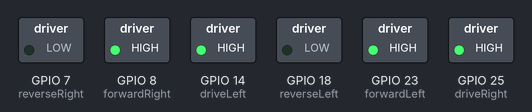
The program below on a simulated Raspberry Pi (BCM pin numbers). Shown: switched loads named in the program (green lamp = pin HIGH). At 40.0 s the program stops and its outputs stay as they are.

Above: at 0.1 s.
At 5.1 s:
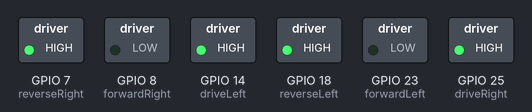
At 10.1 s:
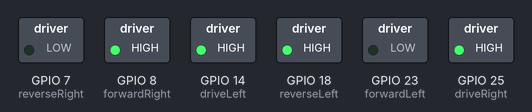
At 20.1 s:
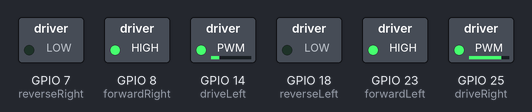
At 30.1 s:
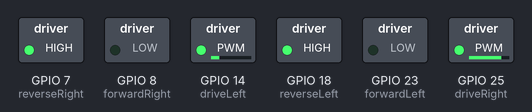
At 40.1 s:
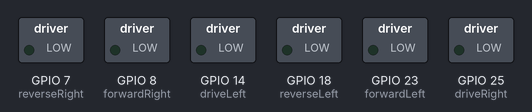
Timing chart, 0 to 41.5 s (numbered marks = the images above):
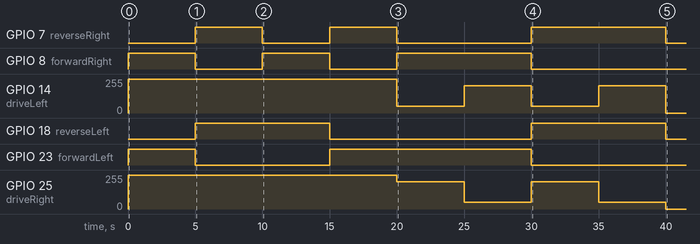

The program:

testPWM.py
```python
#!/usr/bin/env python3

"""
File: skidsteer_two_pwm_test.py

This code will test Raspberry Pi GPIO PWM on four GPIO
pins. The code test ran with L298N H-Bridge driver module connected.

Website:	www.bluetin.io
Date:		27/11/2017
"""

__author__ = "Mark Heywood"
__version__ = "0.1.0"
__license__ = "MIT"

from gpiozero import PWMOutputDevice
from gpiozero import DigitalOutputDevice
from time import sleep

#///////////////// Define Motor Driver GPIO Pins /////////////////
# Motor A, Left Side GPIO CONSTANTS
PWM_DRIVE_LEFT = 14		# ENA - H-Bridge enable pin
FORWARD_LEFT_PIN = 23	# IN1 - Forward Drive
REVERSE_LEFT_PIN = 18	# IN2 - Reverse Drive
# Motor B, Right Side GPIO CONSTANTS
PWM_DRIVE_RIGHT = 25		# ENB - H-Bridge enable pin
FORWARD_RIGHT_PIN = 8	# IN1 - Forward Drive
REVERSE_RIGHT_PIN = 7	# IN2 - Reverse Drive

# Initialise objects for H-Bridge GPIO PWM pins
# Set initial duty cycle to 0 and frequency to 1000
driveLeft = PWMOutputDevice(PWM_DRIVE_LEFT, True, 0, 1000)
driveRight = PWMOutputDevice(PWM_DRIVE_RIGHT, True, 0, 1000)

# Initialise objects for H-Bridge digital GPIO pins
forwardLeft = PWMOutputDevice(FORWARD_LEFT_PIN)
reverseLeft = PWMOutputDevice(REVERSE_LEFT_PIN)
forwardRight = PWMOutputDevice(FORWARD_RIGHT_PIN)
reverseRight = PWMOutputDevice(REVERSE_RIGHT_PIN)

def allStop():
    forwardLeft.value = False
    reverseLeft.value = False
    forwardRight.value = False
    reverseRight.value = False
    driveLeft.value = 0
    driveRight.value = 0

def forwardDrive():
    forwardLeft.value = True
    reverseLeft.value = False
    forwardRight.value = True
    reverseRight.value = False
    driveLeft.value = 1.0
    driveRight.value = 1.0

def reverseDrive():
    forwardLeft.value = False
    reverseLeft.value = True
    forwardRight.value = False
    reverseRight.value = True
    driveLeft.value = 1.0
    driveRight.value = 1.0

def spinLeft():
    forwardLeft.value = False
    reverseLeft.value = True
    forwardRight.value = True
    reverseRight.value = False
    driveLeft.value = 1.0
    driveRight.value = 1.0

def SpinRight():
    forwardLeft.value = True
    reverseLeft.value = False
    forwardRight.value = False
    reverseRight.value = True
    driveLeft.value = 1.0
    driveRight.value = 1.0

def forwardTurnLeft():
    forwardLeft.value = True
    reverseLeft.value = False
    forwardRight.value = True
    reverseRight.value = False
    driveLeft.value = 0.2
    driveRight.value = 0.8

def forwardTurnRight():
    forwardLeft.value = True
    reverseLeft.value = False
    forwardRight.value = True
    reverseRight.value = False
    driveLeft.value = 0.8
    driveRight.value = 0.2

def reverseTurnLeft():
    forwardLeft.value = False
    reverseLeft.value = True
    forwardRight.value = False
    reverseRight.value = True
    driveLeft.value = 0.2
    driveRight.value = 0.8

def reverseTurnRight():
    forwardLeft.value = False
    reverseLeft.value = True
    forwardRight.value = False
    reverseRight.value = True
    driveLeft.value = 0.8
    driveRight.value = 0.2

def main():
    allStop()
    forwardDrive()
    sleep(5)
    reverseDrive()
    sleep(5)
    spinLeft()
    sleep(5)
    SpinRight()
    sleep(5)
    forwardTurnLeft()
    sleep(5)
    forwardTurnRight()
    sleep(5)
    reverseTurnLeft()
    sleep(5)
    reverseTurnRight()
    sleep(5)
    allStop()


if __name__ == "__main__":
    """ This is executed when run from the command line """
    main()
```

Measured:
- by itself, GPIO 7 (reverseRight): goes HIGH 5.0 s, LOW 5.0 s, HIGH 5.0 s, LOW 10.0 s, HIGH 10.0 s, then LOW
- by itself, GPIO 8 (forwardRight): goes HIGH 5.0 s, LOW 5.0 s, HIGH 5.0 s, LOW 5.0 s, HIGH 10.0 s, then LOW
- by itself, GPIO 14 (driveLeft): repeats every 10.0 s: 51/255 5.0 s, 204/255 5.0 s
- by itself, GPIO 18 (reverseLeft): alternates HIGH for 10.0 s and LOW for 15.0 s
- by itself, GPIO 23 (forwardLeft): LOW → HIGH at 0.00 s, → LOW 5.0 s later, → HIGH 10.0 s later, → LOW 15.0 s later
- by itself, GPIO 25 (driveRight): repeats every 10.0 s: 204/255 5.0 s, 51/255 5.0 s
